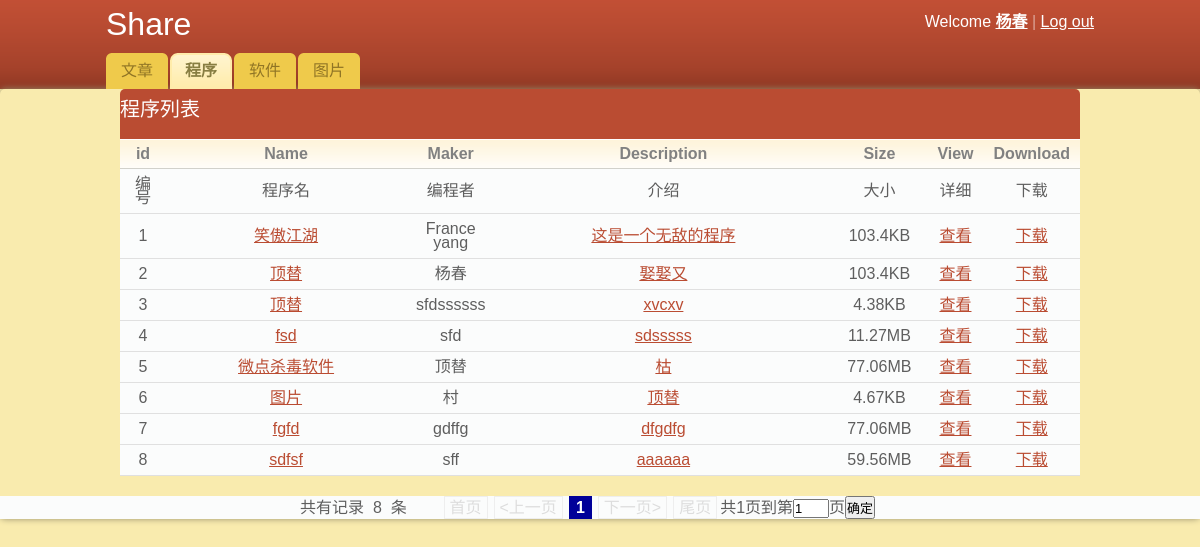
The app's page /admin/behindPage/share.program.php (signed in) with its own data.
### tables this page shows
CREATE TABLE IF NOT EXISTS `program` (
  `id` smallint(6) NOT NULL AUTO_INCREMENT COMMENT '编号',
  `name` varchar(40) NOT NULL COMMENT '名字',
  `maker` varchar(40) NOT NULL COMMENT '编程者',
  `description` mediumtext NOT NULL COMMENT '描述',
  `poster` varchar(32) NOT NULL COMMENT '上传者',
  `filename` varchar(32) NOT NULL COMMENT '纯粹文件名',
  `size` varchar(32) NOT NULL COMMENT '大小',
  `path` varchar(128) NOT NULL COMMENT '文件路径',
  `posttime` date NOT NULL COMMENT '日期',
  `self` tinyint(4) NOT NULL COMMENT '公开性，0为公开，1为不公开',
  PRIMARY KEY (`id`)
);

### admin/behindPage/share.program.php (the view, shortened to what this page needs)
<?php
   require_once('../../conn/connect.php');
if (!isset($_GET['p'])){
	$page = 1;
}else{
$page = $_GET['p'];}
$pagesize = 10;
$sql = "select id from program where self = 0";
$type="program";
$mysqli_result=$mysqli->query($sql);
if(isset($mysqli_result->num_rows))
{
	$total = $mysqli_result->num_rows;
}
else
{
	$total = 0;
}
$total_pages = ceil($total/$pagesize);
$page_banner = "<div class='page'>";
$start = 1;
$end = $total_pages;
$sql = "SELECT * FROM program where self = 0 LIMIT ".($page-1)*$pagesize .",$pagesize";
$query = $mysqli->query($sql);
?>
<!DOCTYPE html PUBLIC "-//W3C//DTD XHTML 1.0 Transitional//EN" "http://www.w3.org/TR/xhtml1/DTD/xhtml1-transitional.dtd">
<html xmlns="http://www.w3.org/1999/xhtml">
<head>
	<link rel="stylesheet" href="../../css/share_style.css" type="text/css" media="all" />
</head>
<body>
<div id="header">
	<div class="shell">
		<div id="top">
			<h1>Share</h1>
			<div id="top-navigation">
				Welcome <?php if($_SESSION['power']!=3){;?><a href="<?php if($_SESSION['power']==2) echo "self_article.php";if($_SESSION['power']==0) echo "super_article.php";?> " title="<?php if($_SESSION['power']==2) echo"点击进入个人空间";else echo "点击进入管理页面";?>"><strong><?php echo $_SESSION['username'];}?></strong></a>
				<span>|</span>
				<a href="logout.php">Log out</a>
			</div>
	  </div>
		<div id="navigation">
			<ul>
			    <li><a href="share.article.php" ><span>文章</span></a></li>
			    <li><a href="share.program.php" class="active"><span>程序</span></a></li>
			    <li><a href="share.app.php" ><span>软件</span></a></li>
			    <li><a href="share.picture.php"><span>图片</span></a></li>
			</ul>
		</div>
	</div>
</div>
				<div class="box">
<div class="box-head">
						<h2 class="left">程序列表</h2>
</div>
					<div class="table">
						<table border="0" cellspacing="0" cellpadding="0">
                        	<tr>
                                <th width="40px">id</th>
                                <th width="25%">Name</th>
                                <th >Maker</th>
								<th width="35%">Description</th>
								<th width="10%">Size</th>
								<th class="ac">View</th>
                                <th class="ac">Download</th>
							</tr>
							<tr>
                                <td>编号</td>
                                <td>程序名</td>
                                <td>编程者</td>
								<td>介绍</td>
								<td>大小</td>
                                <td class="ico">详细</td>
                                <td class="ico">下载</td>
							</tr>
                            <?php
	if($query && $query->num_rows>0){
		$i=($page-1)*$pagesize+1;
		while($result=$query->fetch_array()){
			$size1=$result['size'];
					if($size1 <1024)
					$size=$size1."B";
					else if($size1<1024*1024)
					$size=round($size1/(1024),2)."KB";
					else if($size1<1024*1024*1024)
					$size=round($size1/(1024*1024),2)."MB";
					else if($size1<1024*1024*1024*1024)
					$size=round($size1/(1024*1024*1024),2)."GB";
					else
					$size="文件过大！";
?>							<tr>
                            <td><?php echo $i;?></td>
                                <td><a href="article.show.php?id=<?php echo $result['id'];?>&table=<?php echo $type;?>" title="<?php echo $result['name'];?>"><?php $length=mb_strlen($result['name'],"utf8");if($length<30) echo $result['name'];else echo mb_substr($result['name'],0,30,"utf8")."...";?></a></td>
                                <td><?php echo $result['maker'];?></td>
                              	<td><a href="article.show.php?id=<?php echo $result['id'];?>&table=<?php echo $type;?>" title="<?php echo $result['description'];?>"><?php $length=mb_strlen($result['description'],"utf8");if($length<20) echo $result['description'];else echo mb_substr($result['description'],0,20,"utf8")."...";?></a></td>
                                <td><?php echo $size;?></td>
                                <td><a href="article.show.php?id=<?php echo $result['id'];?>&table=<?php echo $type;?>" title="<?php echo $result['name'];?>">查看</a></td>
                                <td><a href="download.php?id=<?php echo $result['id'];?>&type=<?php echo $type;?>" >下载</a></td>
                            </tr>
<?php $i++;
	}
	}
	else {
		echo "尚无程序发表！";
	}
?>
						    </table>
                            </div>
<div id="page">
            <?php
if($page > 1){
    $page_banner.= "<a href='".$_SERVER['PHP_SELF']."?p=1'>首页</a>";
    $page_banner.= "<a href='".$_SERVER['PHP_SELF']."?p=".($page-1)."' ><上一页</a>";
}else{
    $page_banner.="<span class='disable'>首页</span>";
    $page_banner.="<span class='disable'><上一页</span>";
}
for($i=$start;$i<=$end;$i++){
    if($page==$i){
        $page_banner.="<span class='current'>{$i}</span>";
    }else{
    $page_banner.= "<a href='".$_SERVER['PHP_SELF']."?p=".$i."' >$i</a>";
    }
}
if($page < $total_pages){
    $page_banner.= "<a href='".$_SERVER['PHP_SELF']."?p=".($page+1)."' >下一页></a>";
    $page_banner.= "<a href='".$_SERVER['PHP_SELF']."?p=".($total_pages)."'>尾页</a>";
}else{
    $page_banner.="<span class='disable'>下一页></span>";
    $page_banner.="<span class='disable'>尾页</span>";
  }
$page_banner.="共{$total_pages}页";
$page_banner.="<form action = 'share.program.php' method='get'>";
$page_banner.="到第<input type='text' size='2' name='p' value='$page'>页";
$page_banner.="<input type='submit' value='确定'>";
$page_banner.="</form></div>";
echo "<span id='num'>共有记录&nbsp;&nbsp;".$total."&nbsp;&nbsp;条&nbsp;&nbsp;</span>";
echo $page_banner;
?>
</div>
</body>
</html>

### css/share_style.css (style rules this page uses)
* { padding:0; margin:0; outline:0; }
body { background: #f9ebae; font-family: Verdana, sans-serif; line-height: 14px; color: #5e5e5e; }
input, textarea, select { font-family: Verdana, sans-serif; font-size:13px; }
a { color:#ba4c32; text-decoration: underline; cursor:pointer; }
.left, .alignleft { float: left; display: inline; }
.ac { text-align: center !important; }
h1 { line-height:24px; color:#fff; font-weight: normal; }
h2 { font-weight: normal;font-size:20px; }
.shell { width:988px; margin:0 auto; }
#header { height:89px; background:url(../Images/header.gif); white-space:nowrap; }
#header h1 { float:left; display:inline; padding-top:12px; }
#top-navigation { float:right; white-space:nowrap; color:#fff; padding-top:15px; }
#top-navigation a { color:#fff; }
#top-navigation span { color:#dca598; }
#top { height:53px; }
#navigation { height:36px; }
#navigation ul { list-style-type: none; }
#navigation ul li { float:left; display:inline; margin-right:2px; }
#navigation ul li a, #navigation ul li a span { float:left; height:36px; background:url(../Images/tab.gif) no-repeat 0 0; padding:0 0 0 15px; }
#navigation ul li a span { background-position:right 0; padding:0 15px 0 0; }
#navigation ul li a { line-height:36px; color:#907525; text-decoration: none; }
#navigation ul li a.active, #navigation ul li a:hover { background-position:0 bottom; }
#navigation ul li a.active span, #navigation ul li a:hover span { background-position:right bottom; }
#navigation ul li a.active { font-weight: bold; color:#887e42; }
.table { text-align:center; width: 80%; margin: 0 auto; }
.table th { background:#fffdfa url(../Images/th.gif) repeat-x 0 0; color:#818181; padding:7px 10px; border-bottom:solid 1px #d2d1cb; }
.table td { background:#fbfcfc; border-bottom:solid 1px #e0e0e0; padding:8px 10px; }
.box-head { background:#ba4c32; height:50px; color:#fff; line-height:40px; white-space:nowrap; border-bottom:solid 1px #fff; }
.box { -moz-border-radius:5px; -webkit-border-radius:5px; -moz-box-shadow: 0 0 6px #978f6c; -webkit-box-shadow: 0 0 6px #978f6c; }
.box-head { -moz-border-radius-topleft: 5px; -moz-border-radius-topright: 5px; -webkit-border-top-left-radius: 5px; -webkit-border-top-right-radius: 5px; margin: 0 auto; width: 80%; }
#page { width:100%; margin-top:20px; text-align:center; background:#fbfcfc; }
#page #num { float:left; margin-top:5px; margin-left:300px; margin-right:-300px; }
#page span.current { border:#000099 1px solid; background-color:#000099; padding:2px 6px; margin:3px; color:#fff; font-weight:bold; }
#page span.disable { border:#eee 1px solid; padding:2px 5px; margin:3px; color:#ddd; }
#page form { display:inline; }

### records on screen
program: name "笑傲江湖", maker "France yang", description "这是一个无敌的程序", size "103.4KB"
program: name "顶替", maker "杨春", description "娶娶又", size "103.4KB"
program: name "顶替", maker "sfdssssss", description "xvcxv", size "4.38KB"
program: name "fsd", maker "sfd", description "sdsssss", size "11.27MB"
program: name "微点杀毒软件", maker "顶替", description "枯", size "77.06MB"
program: name "图片", maker "村", description "顶替", size "4.67KB"
program: name "fgfd", maker "gdffg", description "dfgdfg", size "77.06MB"
program: name "sdfsf", maker "sff", description "aaaaaa", size "59.56MB"

### other values on screen
$_SESSION['username'] "杨春"
$total "8"
$page_banner "共1页"
